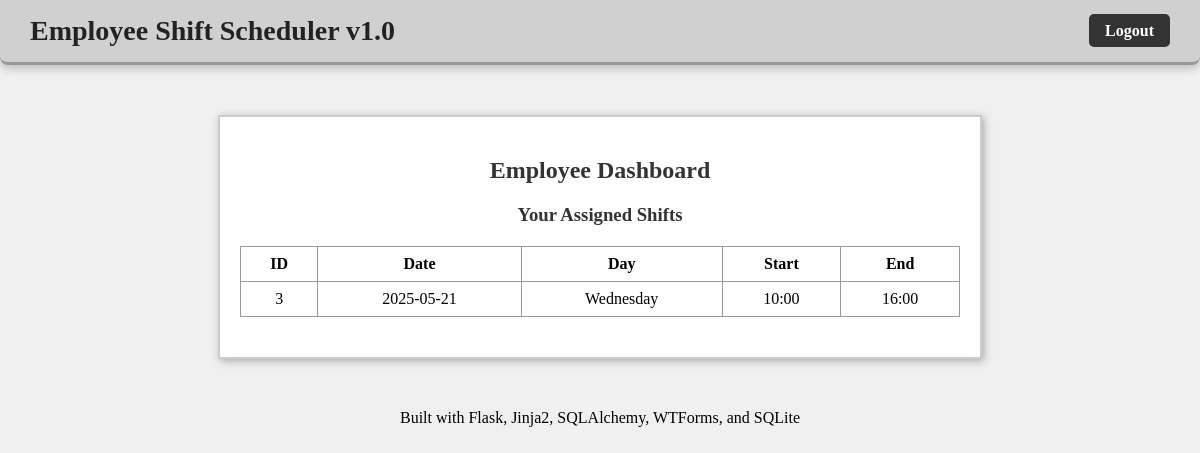
/employee (signed in), run on the app's committed database.
### shiftapp/models.py (models this page shows)
class Shift(db.Model):
    id = db.Column(db.Integer, primary_key=True)
    date = db.Column(db.String(20), nullable=False)
    startTime = db.Column(db.String(10), nullable=False)
    endTime = db.Column(db.String(10), nullable=False)
    assignedTo = db.Column(db.Integer, db.ForeignKey('user.id'))
    user = db.relationship('User', backref='shifts')

### shiftapp/routes.py (the view)
@app.route('/employee')
@login_required
def employeeDashboard():
    shifts = Shift.query.filter_by(assignedTo=current_user.id).all()
    return render_template('employee.html', shifts=shifts)

### shiftapp/__init__.py (called while the page is built)
@loginManager.user_loader
def loadUser(userId):
    return User.query.get(int(userId))

@app.template_filter('weekday')
def weekdayFilter(dateStr):
    try:
        dt = datetime.strptime(dateStr, "%Y-%m-%d")
        return dt.strftime("%A")  # returns full weekday name like "Monday"
    except Exception:
        return "Invalid"

### shiftapp/templates/employee.html
{% extends "base.html" %}
{% block content %}
<div class="login-box">
    <h2>Employee Dashboard</h2>
    <h3>Your Assigned Shifts</h3>
    <table border="1" cellpadding="5" cellspacing="0" width="100%">
        <tr>
            <th>ID</th>
            <th>Date</th>
            <th>Day</th>
            <th>Start</th>
            <th>End</th>
        </tr>
        {% for shift in shifts %}
        <tr>
            <td>{{ shift.id }}</td>
            <td>{{ shift.date }}</td>
            <td>{{ shift.date | weekday }}</td>
            <td>{{ shift.startTime }}</td>
            <td>{{ shift.endTime }}</td>
        </tr>
        {% endfor %}
    </table>
</div>
{% endblock %}

### shiftapp/static/style.css (style rules this page uses)
body { background-color: #f0f0f0; font-family: "Times New Roman", serif; text-align: center; color: #000; margin: 0; padding: 0; }
h2, h3 { font-family: "Georgia", serif; color: #333333; margin-bottom: 20px; }
table { width: 100%; border-collapse: collapse; margin: 20px 0; }
table, th, td { border: 1px solid #999; }
th, td { padding: 8px; text-align: center; font-family: "Times New Roman", monospace; }

### data on the page
Shift: id "3", date "2025-05-21", date|weekday "Wednesday", startTime "10:00", endTime "16:00"
